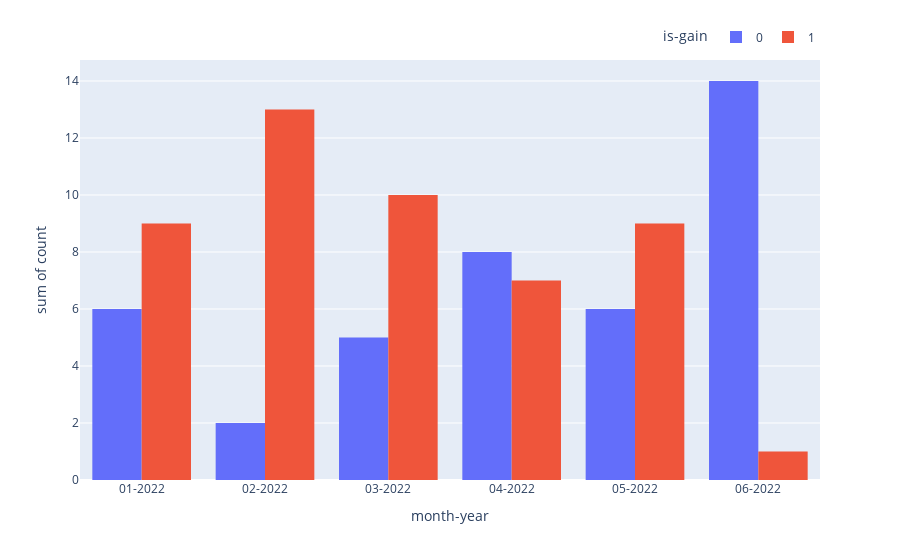

Notebook cell for this chart:
### Code cell
chart_title="gain-lose"

fig = px.histogram(df_Monthly_Count, x="month-year", y="count",
             color='is-gain', barmode='group',height=500)

fig.update_layout(legend=dict(
    orientation="h",
    yanchor="bottom",
    y=1.02,
    xanchor="right",
    x=1
))
fig.show()

pio.write_image(fig, f"{report_path}\\{title}-{chart_title}.png")

### Figure 1 — Plotly figure (JSON) as saved in the notebook; plotly's stock layout.template omitted (floating-point values rounded to 4 significant figures)
{"data": [{"alignmentgroup": "True", "bingroup": "x", "histfunc": "sum", "hovertemplate": "is-gain=0<br>month-year=%{x}<br>sum of count=%{y}<extra></extra>", "legendgroup": "0", "marker": {"color": "#636efa", "pattern": {"shape": ""}}, "name": "0", "offsetgroup": "0", "orientation": "v", "showlegend": true, "type": "histogram", "x": ["01-2022", "02-2022", "03-2022", "04-2022", "05-2022", "06-2022"], "xaxis": "x", "y": [6, 2, 5, 8, 6, 14], "yaxis": "y"}, {"alignmentgroup": "True", "bingroup": "x", "histfunc": "sum", "hovertemplate": "is-gain=1<br>month-year=%{x}<br>sum of count=%{y}<extra></extra>", "legendgroup": "1", "marker": {"color": "#EF553B", "pattern": {"shape": ""}}, "name": "1", "offsetgroup": "1", "orientation": "v", "showlegend": true, "type": "histogram", "x": ["01-2022", "02-2022", "03-2022", "04-2022", "05-2022", "06-2022"], "xaxis": "x", "y": [9, 13, 10, 7, 9, 1], "yaxis": "y"}], "layout": {"autosize": true, "barmode": "group", "legend": {"orientation": "h", "title": {"text": "is-gain"}, "tracegroupgap": 0, "x": 1, "xanchor": "right", "y": 1.02, "yanchor": "bottom"}, "margin": {"t": 60}, "xaxis": {"anchor": "y", "autorange": true, "domain": [0, 1], "range": [-0.5, 5.5], "title": {"text": "month-year"}, "type": "category"}, "yaxis": {"anchor": "x", "autorange": true, "domain": [0, 1], "range": [0, 14.74], "title": {"text": "sum of count"}, "type": "linear"}}}
